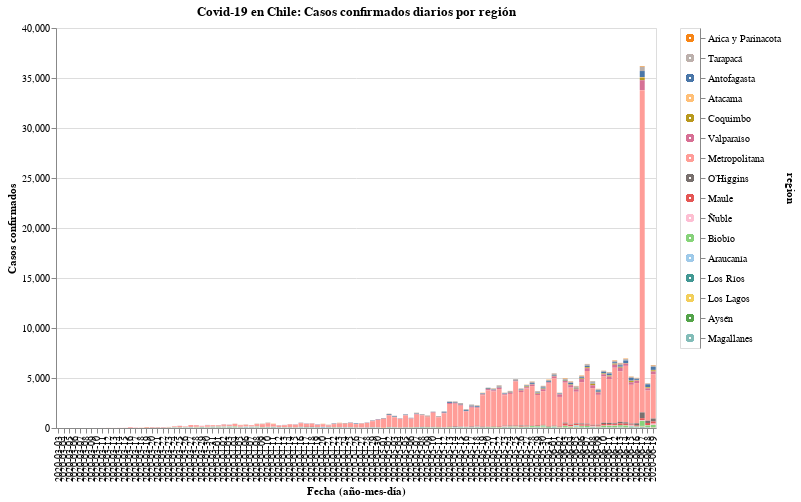

Source (notebook cell):
### Code cell
#hide_input
input_dropdown = alt.binding_select(options=data['region'].unique())
selection1 = alt.selection_single(fields=['region'], bind=input_dropdown, name=' ')
selection2 = alt.selection_multi(fields=['region'], on='mouseover')
color = alt.condition(selection1 | selection2,
                    alt.Color('region:N', scale=alt.Scale(scheme='tableau20'), legend=None),
                    alt.value('lightgray'))

chart = alt.Chart(data).mark_bar().encode(
    x=alt.X('date:O', axis=alt.Axis(title='Fecha (año-mes-día)')),
    y=alt.Y('casos', axis=alt.Axis(title='Casos confirmados')),
    color=color,
    tooltip=['date', 'region', 'casos'],
    order=alt.Order(
    # Sort the segments of the bars by this field
    'codigo region',
    sort='descending'
    )
).properties(
    title='Covid-19 en Chile: Casos confirmados diarios por región'
).add_selection(
    selection1, selection2
).transform_filter(
    selection1
)

line = alt.Chart(data).mark_line(point={
      "filled": True,
      "fill": "firebrick"
    }, color='firebrick').encode(
    x=alt.X('date:N', axis=alt.Axis(title='Fecha (año-mes-día)')),
    y = alt.Y('Rolling:Q'),
    shape=alt.Shape('Promedio móvil últimos 7 días', legend=alt.Legend(title=""))
)

legend = alt.Chart(data).mark_point().encode(
    y=alt.Y('region:N', axis=alt.Axis(orient='right'), sort=regiones),
    color=color
).add_selection(
    selection1, selection2
)

chart.properties(width=600, height=400) | legend

### Figure 1 — Vega-Lite specification as saved in the notebook (floating-point values rounded to 4 significant figures; data arrays with more than 128 entries replaced by an {"elided": "..."} marker saying what was removed)
{"config": {"view": {"continuousWidth": 400, "continuousHeight": 300}}, "hconcat": [{"mark": "bar", "encoding": {"color": {"condition": {"type": "nominal", "field": "region", "legend": null, "scale": {"scheme": "tableau20"}, "selection": {"or": [" ", "selector001"]}}, "value": "lightgray"}, "order": {"type": "quantitative", "field": "codigo region", "sort": "descending"}, "tooltip": [{"type": "nominal", "field": "date"}, {"type": "nominal", "field": "region"}, {"type": "quantitative", "field": "casos"}], "x": {"type": "ordinal", "axis": {"title": "Fecha (año-mes-día)"}, "field": "date"}, "y": {"type": "quantitative", "axis": {"title": "Casos confirmados"}, "field": "casos"}}, "height": 400, "selection": {" ": {"type": "single", "fields": ["region"], "bind": {"input": "select", "options": ["Arica y Parinacota", "Tarapacá", "Antofagasta", "Atacama", "Coquimbo", "Valparaíso", "Metropolitana", "O’Higgins", "Maule", "Ñuble", "Biobío", "Araucanía", "Los Ríos", "Los Lagos", "Aysén", "Magallanes"]}}, "selector001": {"type": "multi", "fields": ["region"], "on": "mouseover"}}, "title": "Covid-19 en Chile: Casos confirmados diarios por región", "transform": [{"filter": {"selection": " "}}], "width": 600}, {"mark": "point", "encoding": {"color": {"condition": {"type": "nominal", "field": "region", "legend": null, "scale": {"scheme": "tableau20"}, "selection": {"or": [" ", "selector001"]}}, "value": "lightgray"}, "y": {"type": "nominal", "axis": {"orient": "right"}, "field": "region", "sort": ["Arica y Parinacota", "Tarapacá", "Antofagasta", "Atacama", "Coquimbo", "Valparaíso", "Metropolitana", "O’Higgins", "Maule", "Ñuble", "Biobío", "Araucanía", "Los Ríos", "Los Lagos", "Aysén", "Magallanes"]}}, "selection": {" ": {"type": "single", "fields": ["region"], "bind": {"input": "select", "options": ["Arica y Parinacota", "Tarapacá", "Antofagasta", "Atacama", "Coquimbo", "Valparaíso", "Metropolitana", "O’Higgins", "Maule", "Ñuble", "Biobío", "Araucanía", "Los Ríos", "Los Lagos", "Aysén", "Magallanes"]}}, "selector001": {"type": "multi", "fields": ["region"], "on": "mouseover"}}}], "data": {"name": "data-e32fffa27342377daaccc97b14c77a06"}, "$schema": "https://vega.github.io/schema/vega-lite/v4.8.1.json", "datasets": {"data-e32fffa27342377daaccc97b14c77a06": {"elided": "1744 records"}}}
